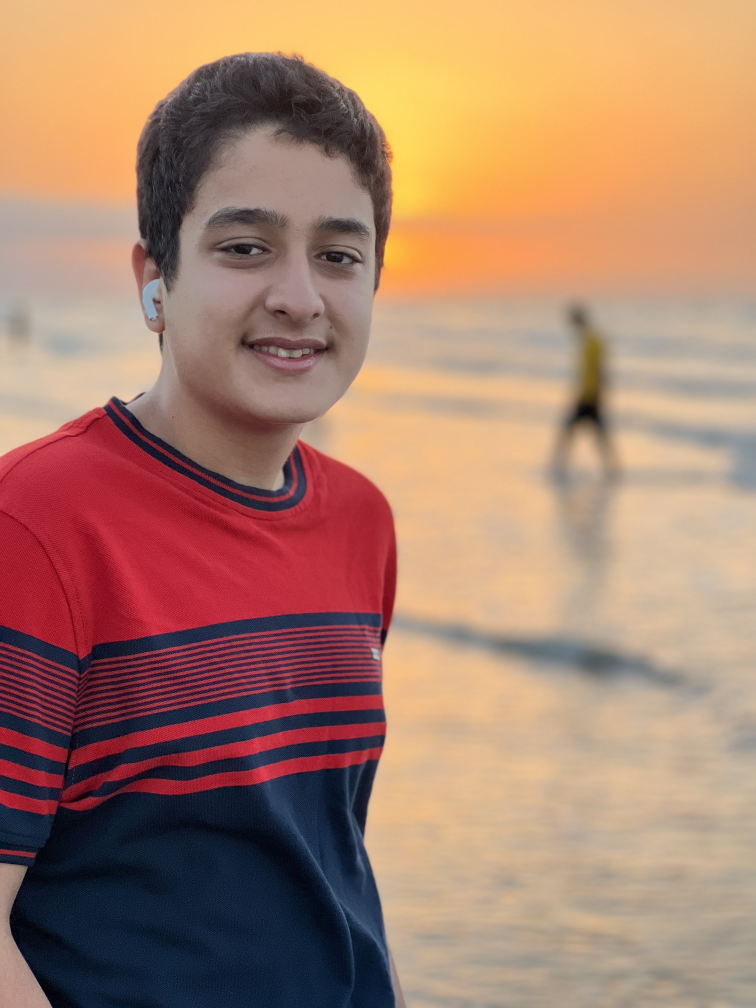
#> input picture Assigmnet1/IMG_20230914_153023_665.JPG, 3024 x 4032 px, found by its file name (shown at 1/4 size)
$ python tamrin1.py
#> lines starting #> are read from the running program, lines starting #| are printed output that depends on the picture; after the words box and inside, x2 and y2 are one past the last pixel; in counts of white or black regions, pixels touching at a corner belong together
import cv2
image = cv2.imread(r"c:\Users\Lenovo\Downloads\IMG_20230914_153023_665.JPG")
#> image is the input picture: shape (4032, 3024, 3); mean B, G, R 108.2, 128.8, 169.1
image = cv2.resize(image, (300,500))
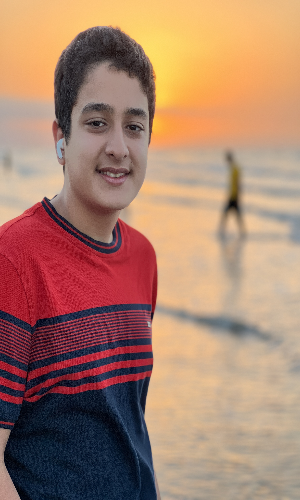
#> image: shape (500, 300, 3); mean B, G, R 108.1, 128.7, 169
image = cv2.rectangle(image, (125,125),(175,175),(125,0,0))
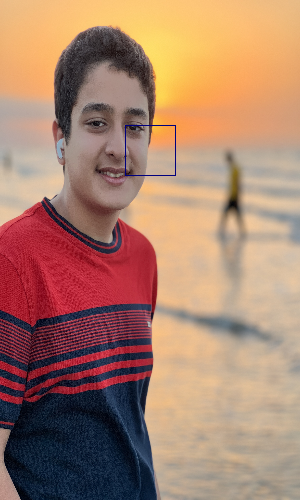
#> image: shape (500, 300, 3); 0.13% of pixels changed, all inside (x1, y1, x2, y2) = (125, 125, 176, 176)
cv2.imshow('My',image)
cv2.waitKey(0)
image= cv2.cvtColor(image , cv2.COLOR_BGR2RGB)
cv2.imwrite(r"c:\Users\Lenovo\Pictures\photo.img" , image)

$ run again, with Assigmnet1/IMG_20230914_153024_009.jpg copied over Assigmnet1/IMG_20230914_153023_665.JPG
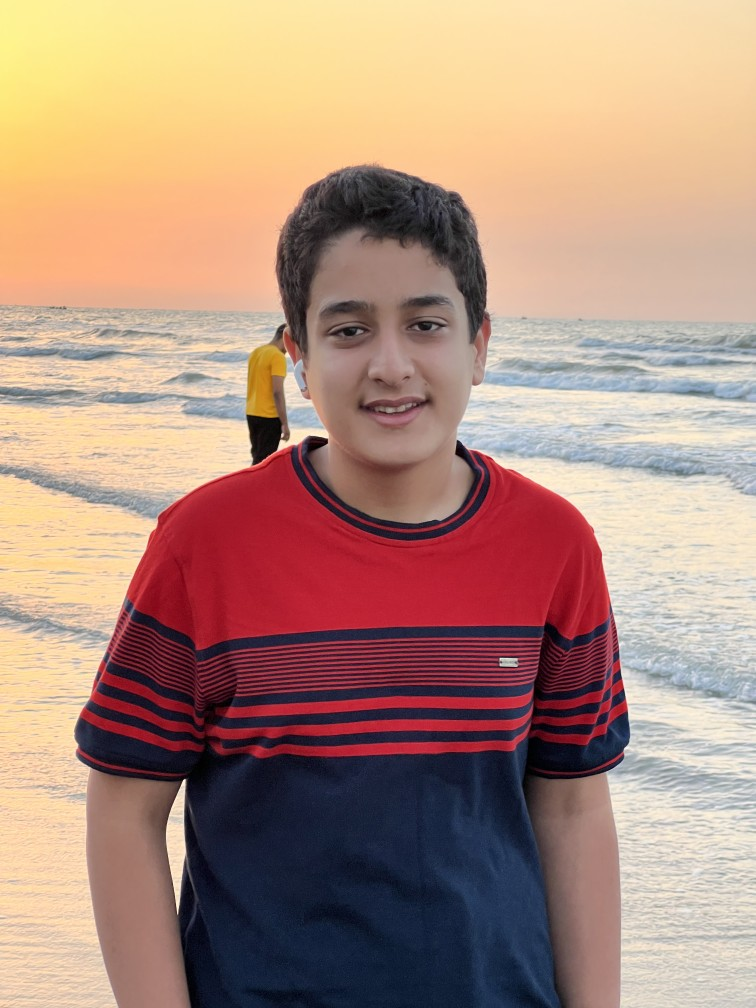
#> input picture Assigmnet1/IMG_20230914_153024_009.jpg, 756 x 1008 px, found by its file name
#> image is the input picture: shape (1008, 756, 3); mean B, G, R 124.6, 140.5, 175
#> `image = cv2.resize(image, (300,500))`:
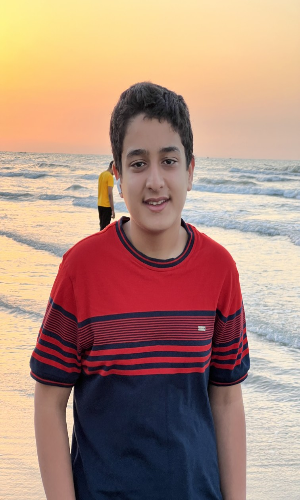
#> image: shape (500, 300, 3); mean B, G, R 124.6, 140.4, 174.9
#> `image = cv2.rectangle(image, (125,125),(175,175),(125,0,0))`:
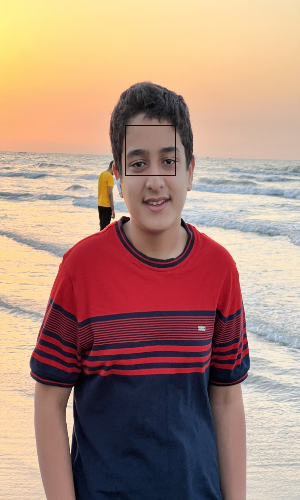
#> image: shape (500, 300, 3); 0.13% of pixels changed, all inside (x1, y1, x2, y2) = (125, 125, 176, 176)
